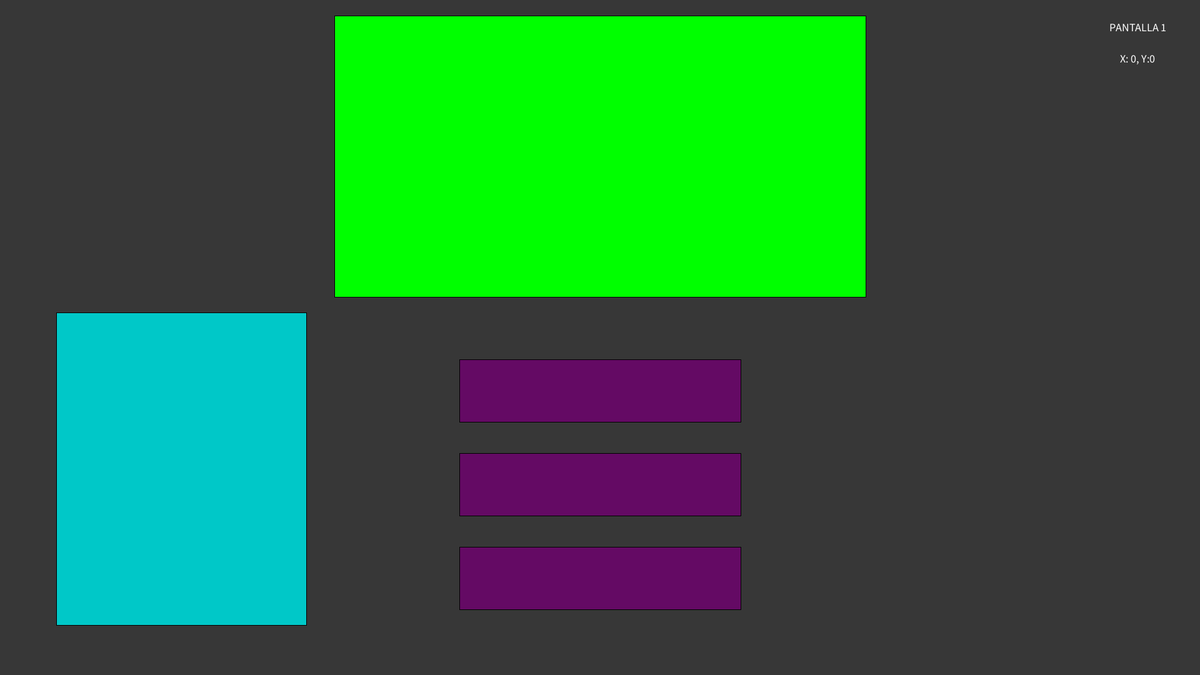
Frame 1 (no input)
Frame 60 (the mouse pressed at the canvas centre just before this capture): identical to frame 1, image omitted
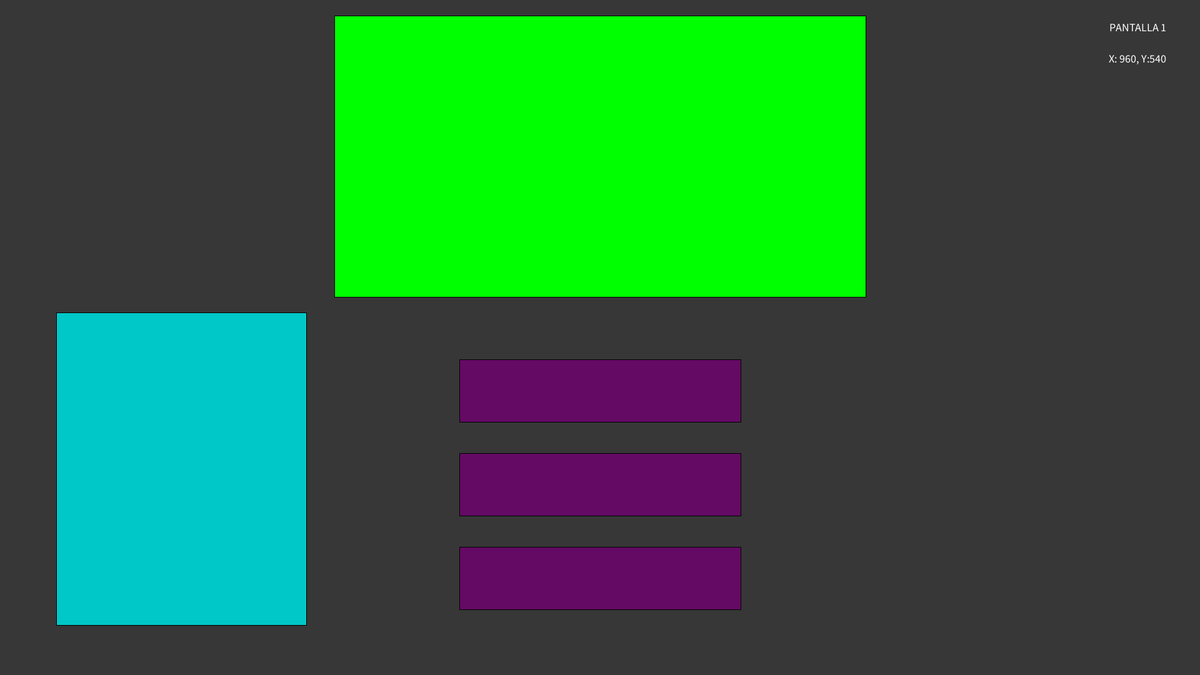
Frame 120 (the mouse held since frame 60 and released just before this capture)

The Processing sketch that drew these frames (run headless with seeded random() and noise(); from frame 60 on, the mouse is pressed at the canvas centre):

// Processing sketch: Tetris_v002
// ── Tetris_v002.pde
// Diseño de les pantallas de la App Tetris v1.2

int numPantalla = 1;  // Número de la Pantalla Actual

void setup(){
 size(1920,1080);
  textAlign(CENTER);       // Alineación del texto
  textSize(18);   // Mida del text
  rectMode(CENTER);
}

void draw(){
  
  background(55);    // Color del fondo
  
  if(numPantalla==1){
    dibujaPantallaMenu();
  }
  else if(numPantalla == 2){
    dibujaPantallaJuego();
  }  
  else if (numPantalla == 3){
   dibujaPantallaAjustes();
  }
  fill(255);
  text("PANTALLA "+numPantalla, width-100, 50);
  
  text("X: "+mouseX+", Y:"+mouseY, width-100, 100);
}

// Cambio de Pantalla con tecles UP y DOWN
void keyPressed(){
  if(keyCode==UP){
    numPantalla++;
  }
  else if(keyCode==DOWN){
    numPantalla--;
  }
  numPantalla = constrain(numPantalla,1,3);
}

// ── DibujoPantallas.pde
// Funciones de Dibujo de las Pantallas

void dibujaPantallaMenu(){
  dibujoTablaPuntuaciones();
  dibujoBotones();
   dibujoLogo();

}

void dibujaPantallaJuego(){
  dibujoTablasPiezas();
  dibujoZonaCentral();
  dibujoTablaPuntuaciones();
}

void dibujaPantallaAjustes(){
   dibujoZonaCentral();
}

// ── DibujoZonas.pde
//Dibujo de las diferentes zonas de cada pantalla

//Zona central
void dibujoZonaCentral(){
  fill(200,50,100);
  rect(width/2,250,centerWidth,centerHeight);
}

//Tabla de Putnuaciones
void dibujoTablaPuntuaciones(){
  fill(0,200,200);
  rect(width/2-670,750,tableWidth,tableHeight);
}

//Tablas de pieza guardada y piezas siguientes
void dibujoTablasPiezas(){
  fill(0,111,0);
  rect(width/2-670,270,piezaExWidth,piezaExHeight);
  rect(width/2+670,400,piezasWidth,piezasHeight);

}

//Botones del menu
void dibujoBotones(){
  fill(100,10,100);
  rect(width/2,625,bottonWidth,bottonHeight);
  rect(width/2,775,bottonWidth,bottonHeight);
  rect(width/2,925,bottonWidth,bottonHeight);
}

//Logo
void dibujoLogo(){
  fill(0,255,0);
  rect(width/2,250,logoWidth,logoHeight);
}

// ── Layout.pde
// APP LAYOUT 
// Valores de posicionamiento de bloques


// Dimensiones Zona Central de Juego y menu de ajustes
float centerWidth  = 750, 
      centerHeight = 1700;

// Dimensiones Logo
float logoWidth  = 850, 
      logoHeight = 450;
      
// Dimensiones botones menu
float bottonWidth  = 450, 
      bottonHeight = 100;
      
// Dimensiones Tabla de puntuaciones
float tableWidth  = 400,
      tableHeight = 500;
      
//Dimensiones tabla piezas siguientes 
float piezasWidth = 400,
      piezasHeight = 650;
      
//Dimensiones zona pieza repuesto
float piezaExWidth = 400,
      piezaExHeight = 400;
